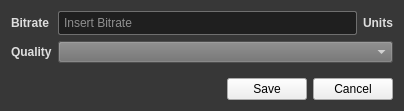
<?xml version="1.0" encoding="UTF-8"?>
<ui version="4.0">
 <class>roi_settings</class>
 <widget class="QWidget" name="roi_settings">
  <property name="geometry">
   <rect>
    <x>0</x>
    <y>0</y>
    <width>404</width>
    <height>111</height>
   </rect>
  </property>
  <property name="windowTitle">
   <string>Region of Interest Settings</string>
  </property>
  <property name="styleSheet">
   <string notr="true">QWidget#roi_settings {
    border-color: #DEDEDE;
    border-width: 2px;
    background-color: #373737;
}

QLabel {
    color: #DEDEDE;
    font-size:12px;
    background-color: transparent;
    font-family: &quot;Roboto&quot;;
    font-weight: bold;
}

/*Line Edit*/
QLineEdit {
    background-color:#1F1F1F;
    color: #FFFFFF;
    font-size:12px;
    min-height: 20px;
    border: 1px solid #6F6F6F;
    border-radius: 2px;
    padding:1px 2px 1px 3px;
}

/* Combobox */
QComboBox {
    background-color: #6F6F6F;
    color: #FFFFFF;
    font-size:12px;
}

QComboBox::item {
    background-color: #6F6F6F;
    selection-background-color: #7E7E7E;
    color: #FFFFFF;
}</string>
  </property>
  <layout class="QVBoxLayout" name="verticalLayout">
   <item>
    <layout class="QFormLayout" name="formLayout">
     <item row="0" column="0">
      <widget class="QLabel" name="bitrate_name_label">
       <property name="text">
        <string>Bitrate</string>
       </property>
      </widget>
     </item>
     <item row="1" column="0">
      <widget class="QLabel" name="quality_name_label">
       <property name="text">
        <string>Quality</string>
       </property>
      </widget>
     </item>
     <item row="1" column="1">
      <widget class="QComboBox" name="quality_comboBox"/>
     </item>
     <item row="0" column="1">
      <layout class="QHBoxLayout" name="settings_horizontalLayout">
       <item>
        <widget class="QLineEdit" name="bitrate_lineEdit">
         <property name="placeholderText">
          <string>Insert Bitrate</string>
         </property>
        </widget>
       </item>
       <item>
        <widget class="QLabel" name="bitrate_units_label">
         <property name="text">
          <string>Units</string>
         </property>
        </widget>
       </item>
      </layout>
     </item>
    </layout>
   </item>
   <item>
    <layout class="QHBoxLayout" name="horizontalLayout">
     <item>
      <spacer name="horizontalSpacer">
       <property name="orientation">
        <enum>Qt::Horizontal</enum>
       </property>
       <property name="sizeHint" stdset="0">
        <size>
         <width>98</width>
         <height>20</height>
        </size>
       </property>
      </spacer>
     </item>
     <item>
      <widget class="QPushButton" name="save_pushButton">
       <property name="text">
        <string>Save</string>
       </property>
      </widget>
     </item>
     <item>
      <widget class="QPushButton" name="cancel_pushButton">
       <property name="text">
        <string>Cancel</string>
       </property>
      </widget>
     </item>
    </layout>
   </item>
  </layout>
 </widget>
 <resources/>
 <connections/>
</ui>
